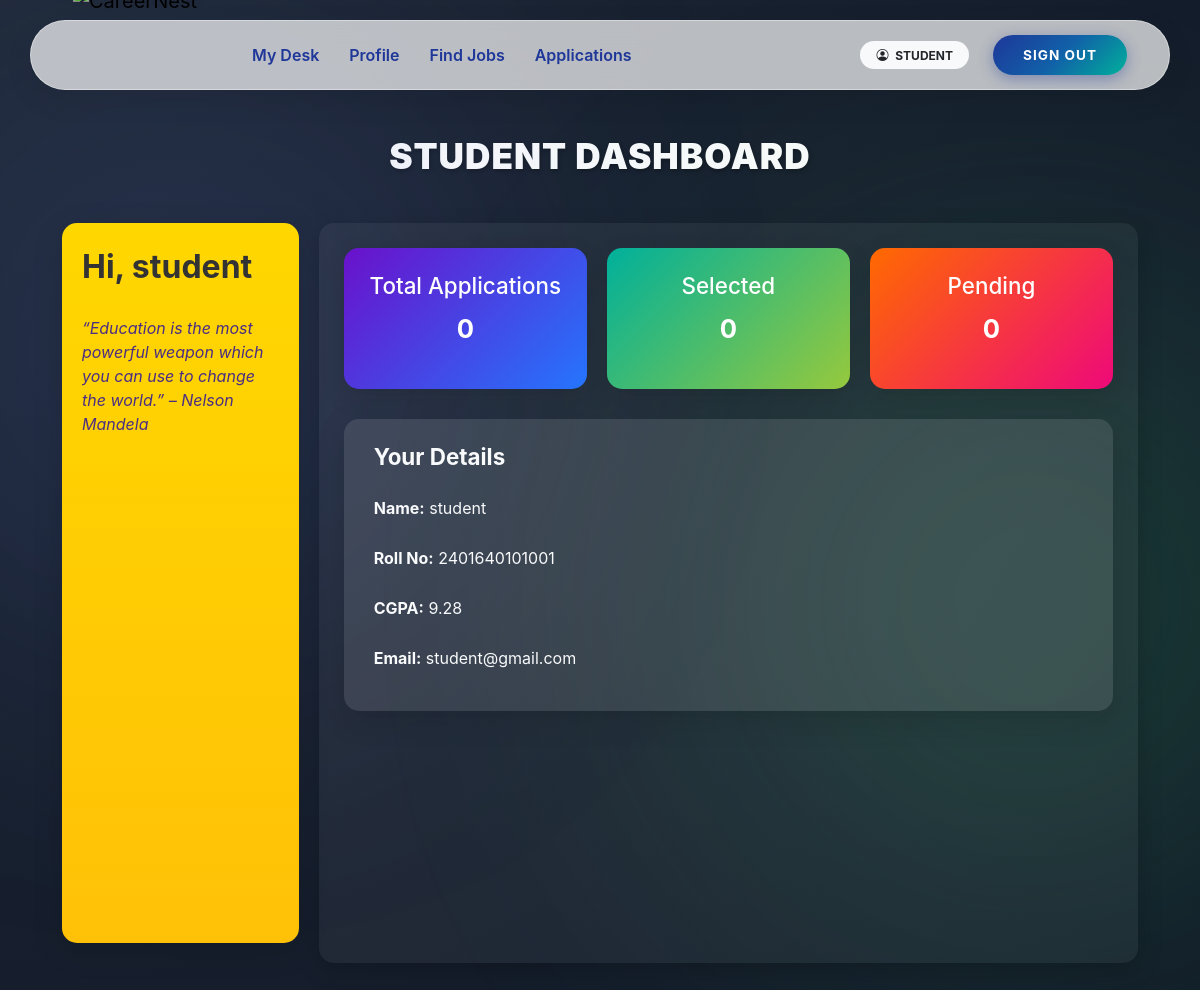
The page /student/dashboard (signed in) on the database its author committed.
### app/models.py (models this page shows, shortened)
class User(UserMixin, db.Model):
    __tablename__ = "users"
    user_id = db.Column(db.Integer, primary_key=True)
    email = db.Column(db.String(120), unique=True, nullable=False)
    password_hash = db.Column(db.String(255), nullable=False)
    role = db.Column(db.String(20), nullable=False)
    is_active = db.Column(db.Boolean, default=True)
    is_approved = db.Column(db.Boolean, default=False)
    is_blacklisted = db.Column(db.Boolean, default=False)
    created_at = db.Column(db.DateTime, default=datetime.utcnow)
    student = db.relationship(
        "Student",
        back_populates="user",
        uselist=False,
        cascade="all, delete-orphan"
    )
    company = db.relationship(
        "Company",
        back_populates="user",
        uselist=False,
        cascade="all, delete-orphan"
    )
    admin = db.relationship(
        "Admin",
        back_populates="user",
        uselist=False,
        cascade="all, delete-orphan"
    )

class Student(db.Model):
    __tablename__ = "students"
    user_id = db.Column(
        db.Integer,
        db.ForeignKey("users.user_id", ondelete="CASCADE"),
        primary_key=True
    )
    full_name = db.Column(db.String(100), nullable=False)
    roll_number = db.Column(db.String(50), unique=True, nullable=False, index=True)
    graduation_year = db.Column(db.Integer, nullable=False)
    cgpa = db.Column(db.Float)
    tenth_marks = db.Column(db.Float)
    twelfth_marks = db.Column(db.Float)
    dob = db.Column(db.Date)
    year = db.Column(db.Integer)
    resume_filename = db.Column(db.String(200))
    phone = db.Column(db.String(20))
    address = db.Column(db.Text)
    skills = db.Column(db.Text)
    course = db.Column(db.String(100))
    branch = db.Column(db.String(100))
    created_at = db.Column(db.DateTime, default=datetime.utcnow)
    user = db.relationship("User", back_populates="student")
    applications = db.relationship(
        "Application",
        back_populates="student",
        cascade="all, delete-orphan"
    )

### app/student/routes.py (the view)
@student_bp.route('/dashboard')
@login_required
@role_required('student')
def dashboard():
    profile = get_student_profile()
    if not profile:
        flash('Profile not found.', 'danger')
        return redirect(url_for('auth.logout'))
    total_apps = Application.query.filter_by(student_id=profile.user_id).count()
    selected = Application.query.filter_by(student_id=profile.user_id, status='selected').count()
    pending = Application.query.filter_by(student_id=profile.user_id, status='pending').count()
    return render_template(
        'student/dashboard.html',
        profile=profile,
        total_applications=total_apps,
        selected_applications=selected,
        pending_applications=pending
    )

### app/student/routes.py (called while the page is built)
def get_student_profile():
    return Student.query.filter_by(user_id=current_user.user_id).first()

### app/utils.py (called while the page is built)
def role_required(required_role):
    def decorator(f):
        @wraps(f)
        def decorated_function(*args, **kwargs):
            if not current_user.is_authenticated:
                abort(401)
            if current_user.role != required_role:
                abort(403)
            if required_role in ["student", "company"] and not current_user.is_approved:
                abort(403)
            if current_user.is_blacklisted:
                abort(403)
            return f(*args, **kwargs)
        return decorated_function
    return decorator

### app/templates/student/dashboard.html (shortened to what this page needs)
{% extends 'base.html' %}
{% block content %}
<div class="page-heading">STUDENT DASHBOARD</div>
<div class="dashboard-wrapper">
    <div class="sidebar">
        <h2>Hi, {{ profile.full_name }}</h2>
        <p class="quote">“Education is the most powerful weapon which you can use to change the world.” – Nelson Mandela</p>
    </div>
    <div class="main-content">
        <div class="stats-grid">
            <div class="card-stat card-total">
                <h3>Total Applications</h3>
                <p>{{ total_applications }}</p>
            </div>
            <div class="card-stat card-selected">
                <h3>Selected</h3>
                <p>{{ selected_applications }}</p>
            </div>
            <div class="card-stat card-pending">
                <h3>Pending</h3>
                <p>{{ pending_applications }}</p>
            </div>
        </div>
        <div class="profile-card">
            <h4>Your Details</h4>
            <p><strong>Name:</strong> {{ profile.full_name or 'Not filled' }}</p>
            <p><strong>Roll No:</strong> {{ profile.roll_number or 'Not filled' }}</p>
            <p><strong>CGPA:</strong> {{ profile.cgpa or 'Not filled' }}</p>
            <p><strong>Email:</strong> {{ current_user.email }}</p>
        </div>
    </div>
</div>
{% endblock %}

### app/templates/base.html (shortened to what this page needs)
<!DOCTYPE html>
<html lang="en">
<head>
    <link href="https://cdn.jsdelivr.net/npm/bootstrap@5.3.2/dist/css/bootstrap.min.css" rel="stylesheet">
    <link rel="stylesheet" href="https://cdn.jsdelivr.net/npm/bootstrap-icons@1.10.5/font/bootstrap-icons.css">
</head>
<body>
    <div class="toast-container position-fixed top-0 end-0 p-3">
    </div>
    <header class="navbar-container">
        <nav class="navbar navbar-expand-lg navbar-island">
            <div class="container-fluid">
                <a class="navbar-brand " href="/">
                    <img src="{{ url_for('static', filename='img/CareerLogo.png') }}" alt="CareerNest">
                </a>
                <div class="collapse navbar-collapse" id="navMain">
                    <ul class="navbar-nav me-auto mb-2 mb-lg-0 ms-lg-4">
                        {% if current_user.is_authenticated %}
                        {% if current_user.role == 'admin' %}
                        <li class="nav-item"><a class="nav-link" href="{{ url_for('admin.dashboard') }}">Dashboard
                                Center</a></li>
                        <li class="nav-item"><a class="nav-link" href="{{ url_for('admin.students') }}">Students</a>
                        </li>
                        <li class="nav-item"><a class="nav-link" href="{{ url_for('admin.companies') }}">Companies</a>
                        </li>
                        <li class="nav-item"><a class="nav-link" href="{{ url_for('admin.drives') }}">Drives</a>
                        </li>
                        <li class="nav-item"><a class="nav-link"
                                href="{{ url_for('admin.applications') }}">Applications</a>
                        </li>
                        {% elif current_user.role == 'student' %}
                        <li class="nav-item"><a class="nav-link" href="{{ url_for('student.dashboard') }}">My Desk</a>
                        </li>
                        <li class="nav-item"><a class="nav-link" href="{{ url_for('student.profile') }}">Profile</a>
                        </li>
                        <li class="nav-item"><a class="nav-link" href="{{ url_for('student.drives') }}">Find Jobs</a>
                        </li>
                        <li class="nav-item"><a class="nav-link"
                                href="{{ url_for('student.applications') }}">Applications</a>
                        </li>
                        {% endif %}
                        {% else %}
                        <li class="nav-item"><a class="nav-link" href="/">Home</a></li>
                        {% endif %}
                    </ul>
                    <div class="d-flex flex-column flex-lg-row align-items-center">
                        {% if not current_user.is_authenticated %}
                        <a href="{{ url_for('auth.student_register') }}" class="btn btn-creative btn-student">Student
                            Join</a>
                        <a href="{{ url_for('auth.company_register') }}" class="btn btn-creative btn-student">Company
                            Join</a>
                        <a href="{{ url_for('auth.login') }}" class="btn btn-creative btn-login">Login</a>
                        {% else %}
                        <span class="badge rounded-pill bg-light text-dark px-3 py-2 me-3 d-none d-lg-block">
                            <i class="bi bi-person-circle me-1"></i> {{ current_user.role|upper }}
                        </span>
                        <a href="{{ url_for('auth.logout') }}" class="btn btn-creative btn-login">Sign Out</a>
                        {% endif %}
                    </div>
                </div>
            </div>
        </nav>
    </header>
    <main class="container page-content">
        {% block content %}{% endblock %}
    </main>
</body>
</html>

### app/templates/student/dashboard.html (style rules this page uses)
html, body { height: 100%; margin: 0; padding: 0; font-family: 'Inter', sans-serif; background: radial-gradient(circle at top left, #1f2937, #111827); color: #f9fafb; overflow-x: hidden; }
body::before, body::after { content: ''; position: fixed; border-radius: 50%; filter: blur(150px); opacity: 0.15; z-index: 0; }
body::before { width: 600px; height: 600px; background: #667eea; top: 5%; left: -10%; }
body::after { width: 700px; height: 700px; background: #43e97b; bottom: 5%; right: -15%; }
.dashboard-wrapper { display: flex; gap: 20px; padding: 20px; min-height: 100vh; box-sizing: border-box; position: relative; z-index: 1; }
.sidebar { flex: 0 0 22%; background: linear-gradient(180deg, #ffd700, #ffc107); border-radius: 15px; padding: 25px 20px; box-shadow: 0 8px 30px rgba(0,0,0,0.15); display: flex; flex-direction: column; justify-content: flex-start; align-items: flex-start; position: sticky; top: 60px; height: calc(100vh - 80px); }
.sidebar h2 { font-size: 2rem; font-weight: bold; color: #333; margin-bottom: 10px; }
.sidebar .quote { font-style: italic; color: #4b2e83; margin-top: 20px; line-height: 1.5; font-size: 1rem; animation: floatQuote 4s ease-in-out infinite alternate; }
.main-content { flex: 1; background: rgba(255,255,255,0.05); border-radius: 15px; padding: 25px; overflow-y: auto; max-height: calc(100vh - 60px); box-shadow: 0 8px 25px rgba(0,0,0,0.2); }
.stats-grid { display: grid; grid-template-columns: repeat(auto-fit, minmax(180px, 1fr)); gap: 20px; margin-bottom: 20px; }
.card-stat { padding: 25px; border-radius: 15px; color: #fff; font-weight: bold; text-align: center; box-shadow: 0 8px 25px rgba(0,0,0,0.15); transition: all 0.3s ease; }
.card-stat h3 { font-size: 1.4rem; margin-bottom: 10px; }
.card-stat p { font-size: 1.6rem; }
.card-total { background: linear-gradient(135deg, #6a11cb, #2575fc); }
.card-selected { background: linear-gradient(135deg, #00b09b, #96c93d); }
.card-pending { background: linear-gradient(135deg, #ff6a00, #ee0979); }
.profile-card { margin-top: 30px; padding: 25px 30px; border-radius: 15px; background: rgba(255,255,255,0.1); box-shadow: 0 8px 30px rgba(0,0,0,0.15); color: #f9fafb; display: flex; flex-direction: column; gap: 10px; transition: transform 0.3s, box-shadow 0.3s; }
.profile-card h4 { font-weight: bold; font-size: 1.4rem; margin-bottom: 15px; }
.profile-card p { font-size: 1rem; line-height: 1.5; }
.page-heading { text-align: center; margin-bottom: 20px; font-size: 2.2rem; font-weight: 900; letter-spacing: 1px; text-shadow: 1px 2px 4px rgba(0,0,0,0.3); }

### rows shown on the page
User: role "STUDENT", email "student@gmail.com"
Student: full_name "student", roll_number "2401640101001", cgpa "9.28"

### other values the page prints
{{ total_applications }} "0"
{{ selected_applications }} "0"
{{ pending_applications }} "0"
